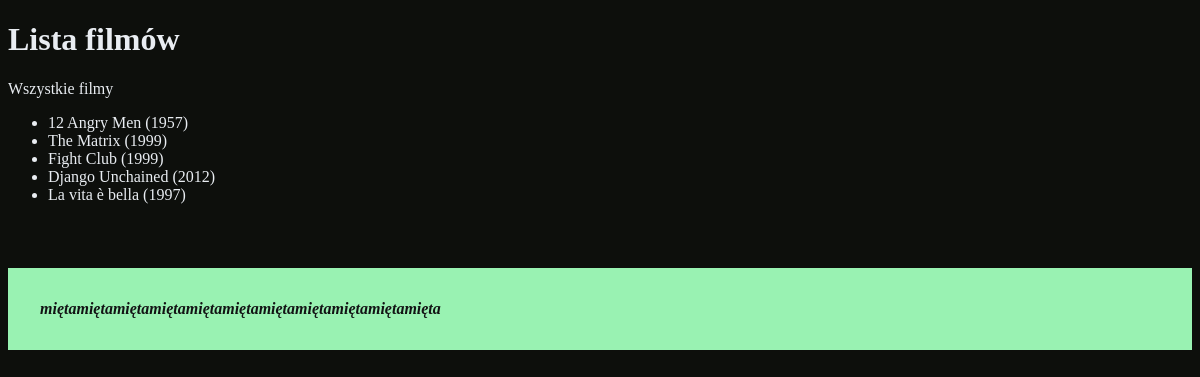
Page /main/wszystkie/ on the earlier database version.
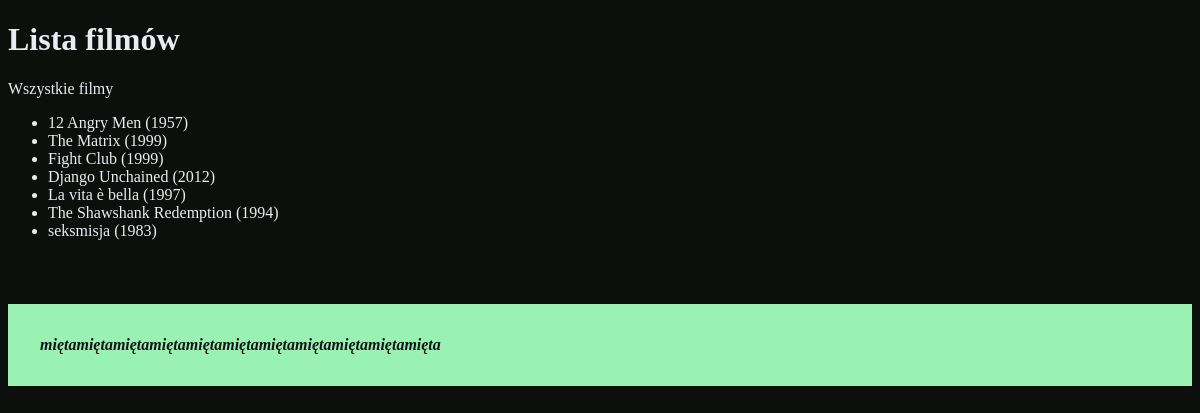
Same page on the later database version.
### main/models.py (models this page shows)
class Movie(models.Model):
    name = models.CharField(max_length=122)
    description = models.TextField(default="")
    year = models.IntegerField(null=True, blank=True)
    relaesed = models.DateField(null=True, blank=True)
    imdb_rating = models.DecimalField(null=True, blank=True, decimal_places=1, max_digits=2)
    photo = models.ImageField(null=True, blank=True, upload_to='filmowe')
    def __str__(self):
        return str(self.name) + " (" + str(self.year) + ")"

### main/views.py (the view)
# urls.py: path('wszystkie/', wszystkie_filmy),    # jeśli url localhost/main/wszystkie to do funkcji wszystkie_filmy w views
def wszystkie_filmy(request):      # każda funkcja w views przyjmuje parametr request
    zmienna44 = "mięta" * 11
    zmienna_filmy = Movie.objects.all()
    return render(request, 'lista_filmow.html', {'filmowa': zmienna_filmy, 'text44': zmienna44})

### templates/lista_filmow.html (shortened to what this page needs)
{% load static %}
<!DOCTYPE html>
<html lang="en">
<head>
    <link rel="stylesheet" href="{% static 'moj.css' %}">
</head>
<body>
<h1>Lista filmów</h1>
<p>Wszystkie filmy</p>
    <ul>
        {% for film in filmowa %}
        <li>{{ film }}</li>
        {% endfor %}
    </ul>
<p class="alert"> {{ text44 }} </p>
</body>
</html>

### moje_static/moj.css (style rules this page uses)
body { background-color: #0D0F0C; color: #E9EDF2; }
.alert { background-color: #99F2B2; color: #121314; padding: 2em; margin-top: 4em; font-style: italic; font-weight: bold; }

Differences in the rows shown:
added Movie: name+year "The Shawshank Redemption (1994)"
added Movie: name+year "seksmisja (1983)"
